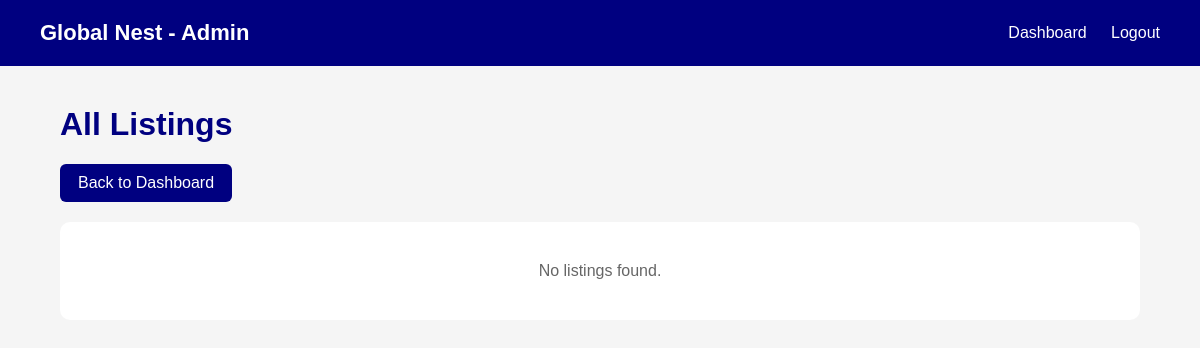
/listings.php (signed in), run on an earlier commit of the app's database.
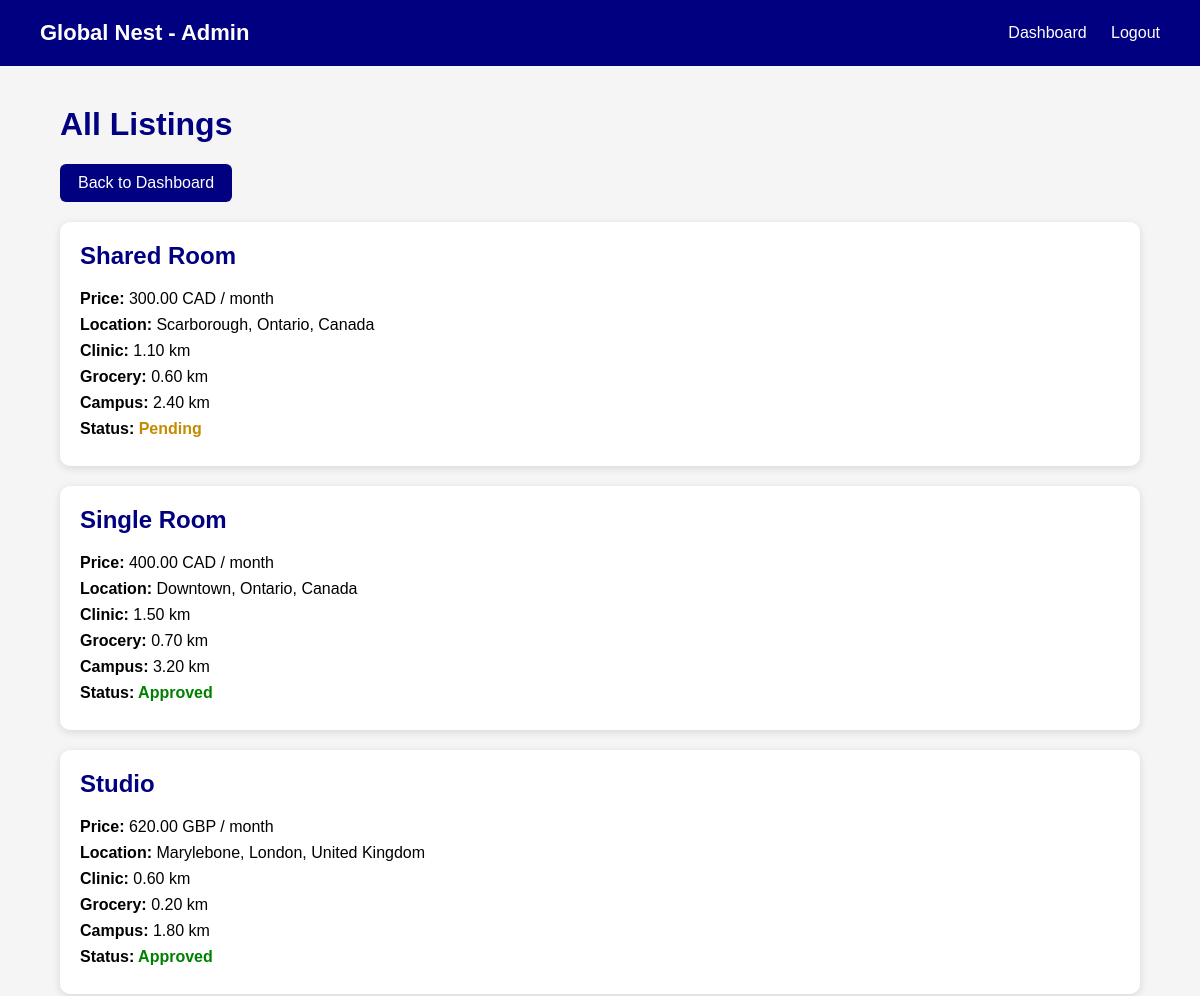
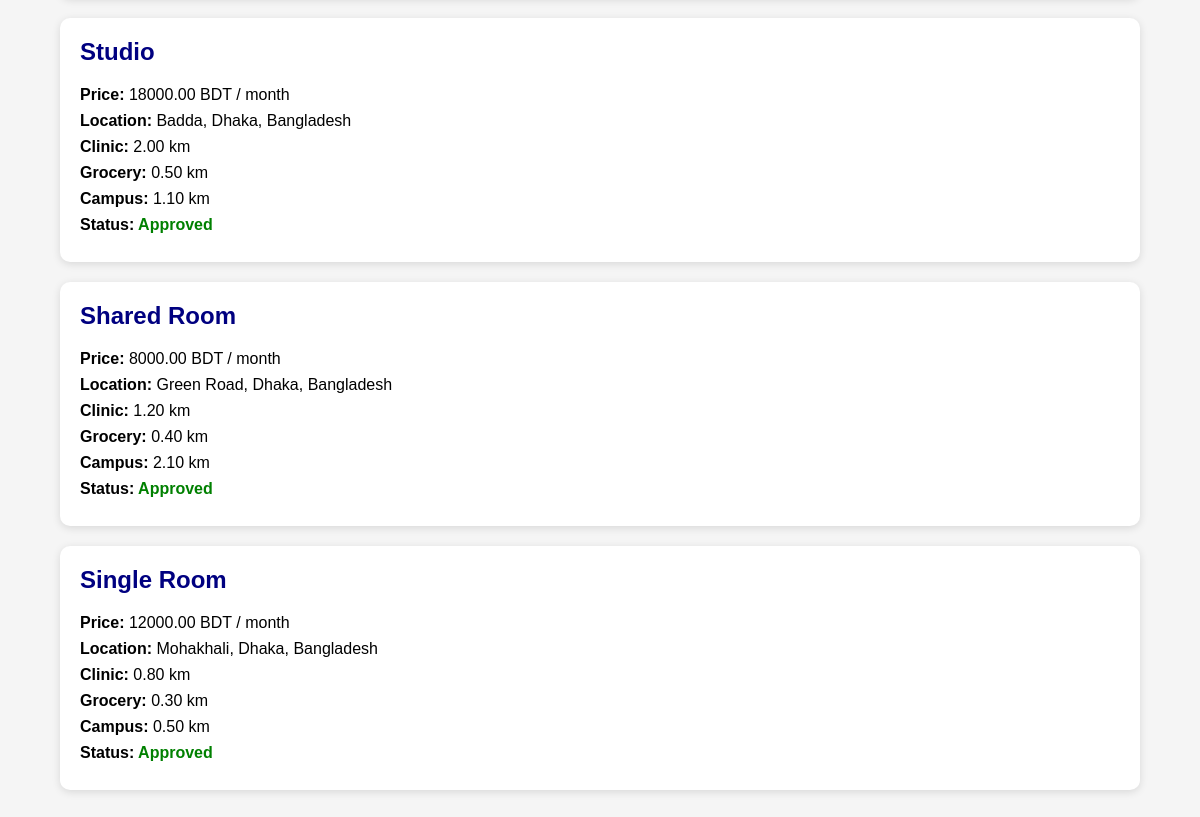
And on a later commit of the database (2 pictures, top to bottom).
### tables this page shows
CREATE TABLE `listings` (
  `ListingID` int(11) NOT NULL,
  `Price` decimal(10,2) NOT NULL,
  `Currency` varchar(10) NOT NULL,
  `RoomType` varchar(50) DEFAULT NULL,
  `Country` varchar(50) DEFAULT NULL,
  `State` varchar(50) DEFAULT NULL,
  `Neighbourhood` varchar(100) DEFAULT NULL,
  `Clinic` decimal(5,2) DEFAULT NULL,
  `Grocery` decimal(5,2) DEFAULT NULL,
  `Campus` decimal(5,2) DEFAULT NULL,
  `Legal_doc` varchar(255) DEFAULT NULL,
  `Admin_ID` int(11) DEFAULT NULL,
  `Provider_ID` int(11) NOT NULL,
  `Verification_Status` varchar(20) NOT NULL DEFAULT 'Pending'
);

### listings.php (the view, shortened to what this page needs)
<?php
include "DBconnect.php";
$sql = "SELECT * FROM Listings
        ORDER BY ListingID DESC";
$result = mysqli_query($conn, $sql);
?>
<!DOCTYPE html>
<html>
<head>
</head>
<body>
<div class="header">
    <div class="logo">
        Global Nest - Admin
    </div>
    <div>
        <a href="admin_dashboard.php">
            Dashboard
        </a>
        <a href="logout.php">
            Logout
        </a>
    </div>
</div>
<div class="container">
    <h1>
        All Listings
    </h1>
    <a href="admin_dashboard.php" class="back-button">
        Back to Dashboard
    </a>
    <?php if ($result && mysqli_num_rows($result) > 0) { ?>
        <?php while ($listing = mysqli_fetch_assoc($result)) { ?>
            <div class="listing">
                <h2>
                    <?php
                    echo htmlspecialchars($listing["RoomType"]);
                    ?>
                </h2>
                <div class="info">
                    <strong>
                        Price:
                    </strong>
                    <?php
                    echo htmlspecialchars($listing["Price"]);
                    ?>
                    <?php
                    echo htmlspecialchars($listing["Currency"]);
                    ?>
                    / month
                </div>
                <div class="info">
                    <strong>
                        Location:
                    </strong>
                    <?php
                    echo htmlspecialchars($listing["Neighbourhood"]);
                    ?>,
                    <?php
                    echo htmlspecialchars($listing["State"]);
                    ?>,
                    <?php
                    echo htmlspecialchars($listing["Country"]);
                    ?>
                </div>
                <div class="info">
                    <strong>
                        Clinic:
                    </strong>
                    <?php
                    echo htmlspecialchars($listing["Clinic"]);
                    ?>
                    km
                </div>
                <div class="info">
                    <strong>
                        Grocery:
                    </strong>
                    <?php
                    echo htmlspecialchars($listing["Grocery"]);
                    ?>
                    km
                </div>
                <div class="info">
                    <strong>
                        Campus:
                    </strong>
                    <?php
                    echo htmlspecialchars($listing["Campus"]);
                    ?>
                    km
                </div>
                <div class="info">
                    <strong>
                        Status:
                    </strong>
                    <?php
                    if ($listing["Verification_Status"] == "Pending") {
                        echo '<span class="pending">
                                Pending
                              </span>';
                    }
                    else if ($listing["Verification_Status"] == "Approved") {
                        echo '<span class="approved">
                                Approved
                              </span>';
                    }
                    else if ($listing["Verification_Status"] == "Rejected") {
                        echo '<span class="rejected">
                                Rejected
                              </span>';
                    }
                    ?>
                </div>
            </div>
        <?php } ?>
    <?php } else { ?>
        <div class="no-listings">
            No listings found.
        </div>
    <?php } ?>
</div>
</body>
</html>

What changed in the data, as far as the page shows it:
added listings: RoomType "Shared Room", Price "300.00", Currency "CAD", Neighbourhood "Scarborough", State "Ontario", Country "Canada", Clinic "1.10", Grocery "0.60", Campus "2.40", Verification_Status "Pending"
added listings: RoomType "Single Room", Price "400.00", Currency "CAD", Neighbourhood "Downtown", State "Ontario", Country "Canada", Clinic "1.50", Grocery "0.70", Campus "3.20", Verification_Status "Approved"
added listings: RoomType "Studio", Price "620.00", Currency "GBP", Neighbourhood "Marylebone", State "London", Country "United Kingdom", Clinic "0.60", Grocery "0.20", Campus "1.80", Verification_Status "Approved"
added listings: RoomType "Studio", Price "18000.00", Currency "BDT", Neighbourhood "Badda", State "Dhaka", Country "Bangladesh", Clinic "2.00", Grocery "0.50", Campus "1.10", Verification_Status "Approved"
added listings: RoomType "Shared Room", Price "8000.00", Currency "BDT", Neighbourhood "Green Road", State "Dhaka", Country "Bangladesh", Clinic "1.20", Grocery "0.40", Campus "2.10", Verification_Status "Approved"
added listings: RoomType "Single Room", Price "12000.00", Currency "BDT", Neighbourhood "Mohakhali", State "Dhaka", Country "Bangladesh", Clinic "0.80", Grocery "0.30", Campus "0.50", Verification_Status "Approved"
Also different on the page:
text no longer shown: "No listings found."
